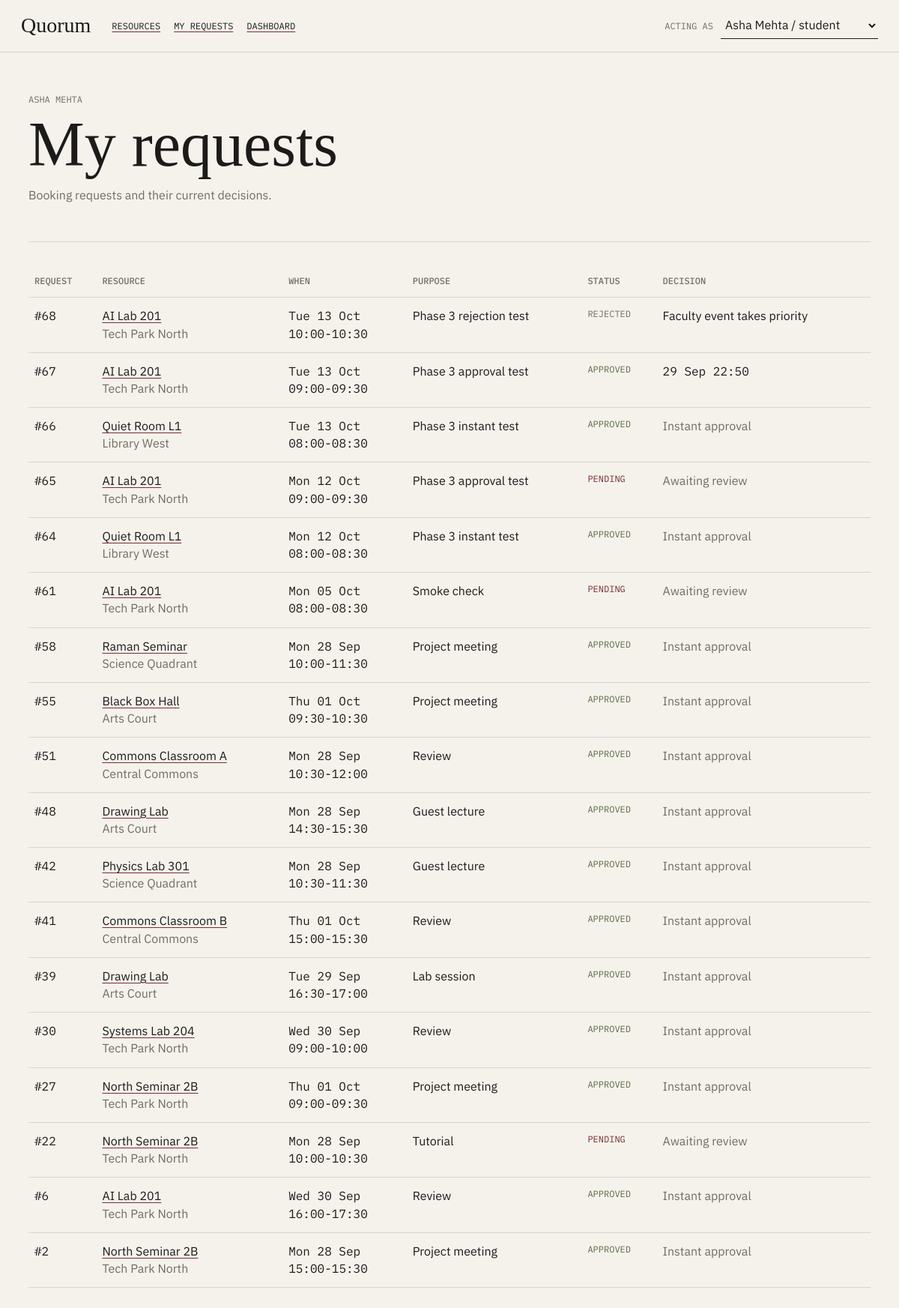
/my-requests, run on an earlier commit of the app's database.
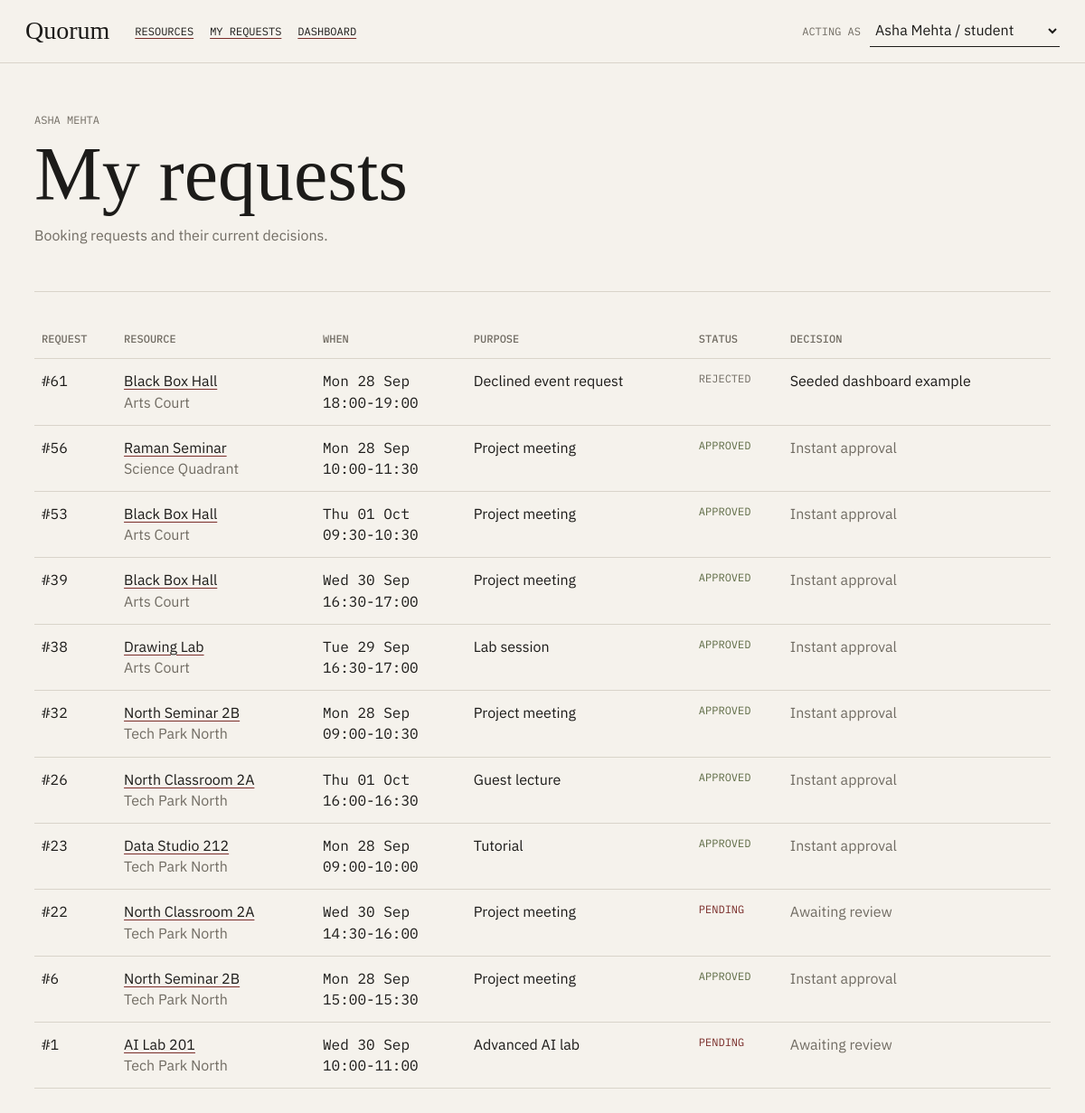
And on a later commit of the database.
### app/models.py (models this page shows)
class Request(Base):
    __tablename__ = "requests"
    id: Mapped[int] = mapped_column(Integer, primary_key=True)
    user_id: Mapped[int] = mapped_column(ForeignKey("users.id"), nullable=False)
    resource_id: Mapped[int] = mapped_column(ForeignKey("resources.id"), nullable=False)
    start: Mapped[datetime] = mapped_column(DateTime, nullable=False)
    end: Mapped[datetime] = mapped_column(DateTime, nullable=False)
    attendees: Mapped[int] = mapped_column(Integer, nullable=False)
    purpose: Mapped[str] = mapped_column(Text, nullable=False)
    status: Mapped[str] = mapped_column(String(30), nullable=False)
    decided_by: Mapped[int | None] = mapped_column(ForeignKey("users.id"), nullable=True)
    decided_at: Mapped[datetime | None] = mapped_column(DateTime, nullable=True)
    rejection_note: Mapped[str | None] = mapped_column(Text, nullable=True)
    created_at: Mapped[datetime] = mapped_column(DateTime, default=datetime.utcnow, nullable=False)
    user: Mapped[User] = relationship(foreign_keys=[user_id])
    decider: Mapped[User | None] = relationship(foreign_keys=[decided_by])
    resource: Mapped[Resource] = relationship(back_populates="requests")
    slots: Mapped[list["BookingSlot"]] = relationship(
        back_populates="request", cascade="all, delete-orphan"
    )

class Resource(Base):
    __tablename__ = "resources"
    id: Mapped[int] = mapped_column(Integer, primary_key=True)
    name: Mapped[str] = mapped_column(String(120), nullable=False)
    type: Mapped[str] = mapped_column(String(40), nullable=False)
    zone_id: Mapped[int] = mapped_column(ForeignKey("zones.id"), nullable=False)
    capacity: Mapped[int] = mapped_column(Integer, nullable=False)
    equipment: Mapped[list[str]] = mapped_column(JSON, nullable=False, default=list)
    requires_approval: Mapped[bool] = mapped_column(Boolean, nullable=False, default=False)
    status: Mapped[str] = mapped_column(String(30), nullable=False, default="active")
    open_time: Mapped[time] = mapped_column(Time, nullable=False)
    close_time: Mapped[time] = mapped_column(Time, nullable=False)
    zone: Mapped[Zone] = relationship(back_populates="resources")
    unavailability: Mapped[list["Unavailability"]] = relationship(
        back_populates="resource", cascade="all, delete-orphan"
    )
    requests: Mapped[list["Request"]] = relationship(back_populates="resource")

class Zone(Base):
    __tablename__ = "zones"
    id: Mapped[int] = mapped_column(Integer, primary_key=True)
    name: Mapped[str] = mapped_column(String(120), nullable=False)
    building: Mapped[str] = mapped_column(String(120), nullable=False)
    floor: Mapped[str] = mapped_column(String(40), nullable=False)
    resources: Mapped[list["Resource"]] = relationship(back_populates="zone")

### app/main.py (the view)
@app.get("/my-requests")
def my_requests(web_request: WebRequest, db: Session = Depends(get_db)):
    user = current_user(web_request, db)
    if not user:
        raise HTTPException(status_code=404, detail="Seed users before viewing requests")
    requests = db.scalars(
        select(Request)
        .where(Request.user_id == user.id)
        .options(joinedload(Request.resource).joinedload(Resource.zone))
        .order_by(Request.created_at.desc())
    ).all()
    return render(web_request, "my_requests.html", {"requests": requests}, db)

### app/templates/my_requests.html (shortened to what this page needs)
{% extends "base.html" %}
{% block content %}
<section class="page-head">
  <p class="kicker">{{ current_user.name }}</p>
  <h1>My requests</h1>
  <p>Booking requests and their current decisions.</p>
</section>
{% if requests %}
<div class="table-scroll">
  <table>
    <thead>
      <tr><th>Request</th><th>Resource</th><th>When</th><th>Purpose</th><th>Status</th><th>Decision</th></tr>
    </thead>
    <tbody>
      {% for item in requests %}
      <tr>
        <td class="mono">#{{ item.id }}</td>
        <td><a href="/resources/{{ item.resource.id }}">{{ item.resource.name }}</a><br><span class="muted">{{ item.resource.zone.name }}</span></td>
        <td class="mono">{{ item.start.strftime("%a %d %b") }}<br>{{ item.start.strftime("%H:%M") }}-{{ item.end.strftime("%H:%M") }}</td>
        <td>{{ item.purpose }}</td>
        <td class="status status-{{ item.status }}">{{ item.status }}</td>
        <td>
          {% if item.status == "rejected" and item.rejection_note %}{{ item.rejection_note }}
          {% elif item.decided_at %}<span class="mono">{{ item.decided_at.strftime("%d %b %H:%M") }}</span>
          {% elif item.status == "approved" %}<span class="muted">Instant approval</span>
          {% else %}<span class="muted">Awaiting review</span>{% endif %}
        </td>
      </tr>
      {% endfor %}
    </tbody>
  </table>
</div>
{% else %}
<section class="empty-state">
  <h2>No requests yet</h2>
  <p>Choose a resource to make your first booking request.</p>
  <a class="action" href="/resources">Browse resources</a>
</section>
{% endif %}
{% endblock %}

What changed in the data, as far as the page shows it:
removed Request: id "68", resource.name "AI Lab 201", resource.zone.name "Tech Park North", start "Tue 13 Oct", start "10:00", end "10:30", purpose "Phase 3 rejection test", status "REJECTED", rejection_note "Faculty event takes priority"
removed Request: id "67", resource.name "AI Lab 201", resource.zone.name "Tech Park North", start "Tue 13 Oct", start "09:00", end "09:30", purpose "Phase 3 approval test", status "APPROVED", decided_at "29 Sep 22:50"
removed Request: id "66", resource.name "Quiet Room L1", resource.zone.name "Library West", start "Tue 13 Oct", start "08:00", end "08:30", purpose "Phase 3 instant test", status "APPROVED", shows "Instant approval"
removed Request: id "65", resource.name "AI Lab 201", resource.zone.name "Tech Park North", start "Mon 12 Oct", start "09:00", end "09:30", purpose "Phase 3 approval test", status "PENDING", shows "Awaiting review"
no longer on this page (row edited): Request: id "64", resource.name "Quiet Room L1", resource.zone.name "Library West", start "Mon 12 Oct", start "08:00", end "08:30", purpose "Phase 3 instant test", status "APPROVED", shows "Instant approval"
no longer on this page (row edited): Request: id "58", resource.name "Raman Seminar", resource.zone.name "Science Quadrant", start "Mon 28 Sep", start "10:00", end "11:30", purpose "Project meeting", status "APPROVED", shows "Instant approval"
no longer on this page (row edited): Request: id "55", resource.name "Black Box Hall", resource.zone.name "Arts Court", start "Thu 01 Oct", start "09:30", end "10:30", purpose "Project meeting", status "APPROVED", shows "Instant approval"
no longer on this page (row edited): Request: id "51", resource.name "Commons Classroom A", resource.zone.name "Central Commons", start "Mon 28 Sep", start "10:30", end "12:00", purpose "Review", status "APPROVED", shows "Instant approval"
no longer on this page (row edited): Request: id "48", resource.name "Drawing Lab", resource.zone.name "Arts Court", start "Mon 28 Sep", start "14:30", end "15:30", purpose "Guest lecture", status "APPROVED", shows "Instant approval"
no longer on this page (row edited): Request: id "42", resource.name "Physics Lab 301", resource.zone.name "Science Quadrant", start "Mon 28 Sep", start "10:30", end "11:30", purpose "Guest lecture", status "APPROVED", shows "Instant approval"
no longer on this page (row edited): Request: id "41", resource.name "Commons Classroom B", resource.zone.name "Central Commons", start "Thu 01 Oct", start "15:00", end "15:30", purpose "Review", status "APPROVED", shows "Instant approval"
no longer on this page (row edited): Request: id "30", resource.name "Systems Lab 204", resource.zone.name "Tech Park North", start "Wed 30 Sep", start "09:00", end "10:00", purpose "Review", status "APPROVED", shows "Instant approval"
no longer on this page (row edited): Request: id "27", resource.name "North Seminar 2B", resource.zone.name "Tech Park North", start "Thu 01 Oct", start "09:00", end "09:30", purpose "Project meeting", status "APPROVED", shows "Instant approval"
no longer on this page (row edited): Request: id "2", resource.name "North Seminar 2B", resource.zone.name "Tech Park North", start "Mon 28 Sep", start "15:00", end "15:30", purpose "Project meeting", status "APPROVED", shows "Instant approval"
changed Request id 61: resource.name "AI Lab 201" → "Black Box Hall"; resource.zone.name "Tech Park North" → "Arts Court"; start "Mon 05 Oct" → "Mon 28 Sep"; start "08:00" → "18:00"; end "08:30" → "19:00"; purpose "Smoke check" → "Declined event request"; status "PENDING" → "REJECTED"; rejection_note (not shown) → "Seeded dashboard example"; no longer shows "Awaiting review"
now on this page (row edited): Request: id "56", resource.name "Raman Seminar", resource.zone.name "Science Quadrant", start "Mon 28 Sep", start "10:00", end "11:30", purpose "Project meeting", status "APPROVED", shows "Instant approval"
now on this page (row edited): Request: id "53", resource.name "Black Box Hall", resource.zone.name "Arts Court", start "Thu 01 Oct", start "09:30", end "10:30", purpose "Project meeting", status "APPROVED", shows "Instant approval"
changed Request id 39: resource.name "Drawing Lab" → "Black Box Hall"; start "Tue 29 Sep" → "Wed 30 Sep"; purpose "Lab session" → "Project meeting"
now on this page (row edited): Request: id "38", resource.name "Drawing Lab", resource.zone.name "Arts Court", start "Tue 29 Sep", start "16:30", end "17:00", purpose "Lab session", status "APPROVED", shows "Instant approval"
now on this page (row edited): Request: id "32", resource.name "North Seminar 2B", resource.zone.name "Tech Park North", start "Mon 28 Sep", start "09:00", end "10:30", purpose "Project meeting", status "APPROVED", shows "Instant approval"
now on this page (row edited): Request: id "26", resource.name "North Classroom 2A", resource.zone.name "Tech Park North", start "Thu 01 Oct", start "16:00", end "16:30", purpose "Guest lecture", status "APPROVED", shows "Instant approval"
now on this page (row edited): Request: id "23", resource.name "Data Studio 212", resource.zone.name "Tech Park North", start "Mon 28 Sep", start "09:00", end "10:00", purpose "Tutorial", status "APPROVED", shows "Instant approval"
changed Request id 22: resource.name "North Seminar 2B" → "North Classroom 2A"; start "Mon 28 Sep" → "Wed 30 Sep"; start "10:00" → "14:30"; end "10:30" → "16:00"; purpose "Tutorial" → "Project meeting"
changed Request id 6: resource.name "AI Lab 201" → "North Seminar 2B"; start "Wed 30 Sep" → "Mon 28 Sep"; start "16:00" → "15:00"; end "17:30" → "15:30"; purpose "Review" → "Project meeting"
now on this page (row edited): Request: id "1", resource.name "AI Lab 201", resource.zone.name "Tech Park North", start "Wed 30 Sep", start "10:00", end "11:00", purpose "Advanced AI lab", status "PENDING", shows "Awaiting review"
